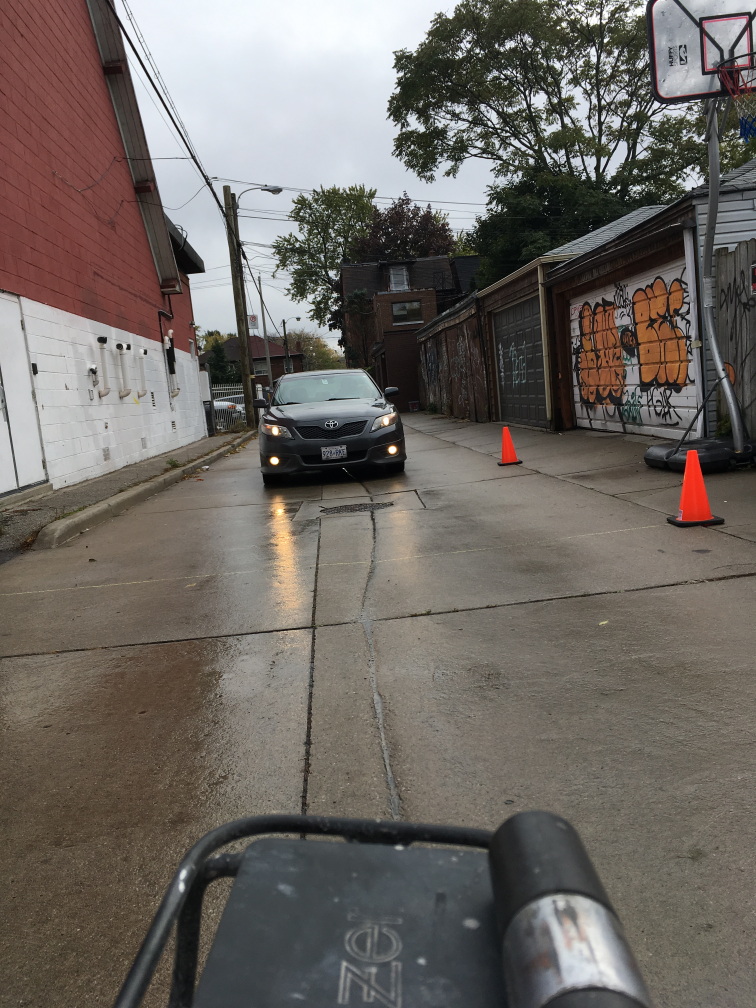
#> input picture CMS/New/video/iPhone SE_ Rear Facing Camera [28-Oct-2018]/10_Portrait.JPG, 3024 x 4032 px, given in place of Trimmed.mov, which was not available (shown at 1/4 size)
$ python custom.py
#> lines starting #> are read from the running program, lines starting #| are printed output that depends on the picture; pictures that were not available may be replaced by others from this repository, and a replacement may not be noted
### CMS/New/crop_video.py
def crop(video, desired_w, desired_h):
    if (video.get(3) < desired_w and video.get(4) < desired_h):
        new_w_start = 0
        new_w_end = int(video.get(3))
        new_h_start = 0
        new_h_end = int(video.get(4))

    elif (video.get(3) < desired_w):
        new_h_start = int((video.get(4) - desired_h) / 2)
        new_h_end = int(video.get(4) - new_h_start)
        new_w_start = 0
        new_w_end = int(video.get(3))

    elif (video.get(4) < desired_h):
        new_h_start = 0
        new_h_end = int(video.get(4))
        new_w_start = int((video.get(3) - desired_w) / 2)
        new_w_end = int(video.get(3) - new_w_start)

    else:
        new_w_start = int((video.get(3) - desired_w) / 2)
        new_w_end = int(video.get(3) - new_w_start)
        new_h_start = int((video.get(4) - desired_h) / 2)
        new_h_end = int(video.get(4) - new_h_start)

    return new_w_start, new_w_end, new_h_start, new_h_end

### CMS/New/custom.py
import math as m
import statistics as st
import time

import cv2
import matplotlib.pyplot as plt
import numpy as np

# import customs scripts
from crop_video import crop

carCascade = cv2.CascadeClassifier('myhaar.xml')
# video = cv2.VideoCapture('video//SpeedTest_Landscape.MOV')
# video = cv2.VideoCapture('video//prvi.mkv')
video = cv2.VideoCapture('video//Trimmed.mov')

# video = cv2.VideoCapture('video//Sedan_downhill.MOV')
# video = cv2.VideoCapture('video//Truck_stopsign.MOV')

# calculate momentary time to collision
def momentary_ttc(w1, w2, time):
    ttc = time / ((w2 / w1) - 1)
    return ttc


# calculate acceleration adjusted time to collision
# def accel_ttc():

# detect vehicles using Haar cascade classifier
def detect_vehicles(grey_img, scaleFactor, minNeighbors):
    # detectMultiScale(image[, scaleFactor[, minNeighbors[, flags[, minSize[, maxSize]]]]])
    detected_vehicles = carCascade.detectMultiScale(grey_img, scaleFactor, minNeighbors)

    return detected_vehicles

print(video.get(5))
# def tracker():

def read_video():
    red = (0, 0, 255)
    blue = (255, 0, 0)
    green = (0, 255, 0)

    currentCarID = 0

    carTracker = {}
    width1 = {}
    width2 = {}
    time1 = {}
    time2 = {}
    tm = {}

    desired_w = 800
    desired_h = 700

    new_w_start, new_w_end, new_h_start, new_h_end = crop(video, desired_w, desired_h)

    tmp = 10
    frameCounter = 0
    # read video
    while True:
        rc, image = video.read()
#> image is the input picture: shape (4032, 3024, 3); mean B, G, R 98.4, 103.6, 109.7
        if type(image) == type(None):
            break

        # crop image
        cropped = image[new_h_start:new_h_end, new_w_start:new_w_end]
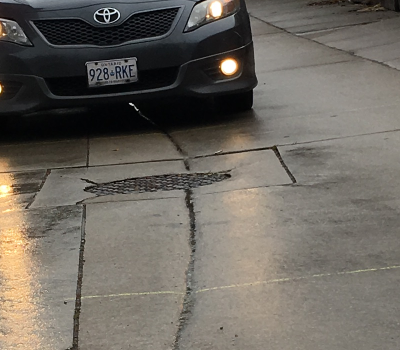
#> cropped: shape (700, 800, 3) (shown at 1/2 size); mean B, G, R 96.1, 103.8, 109

        # convert to grey scale image
        grey = cv2.cvtColor(cropped, cv2.COLOR_BGR2GRAY)
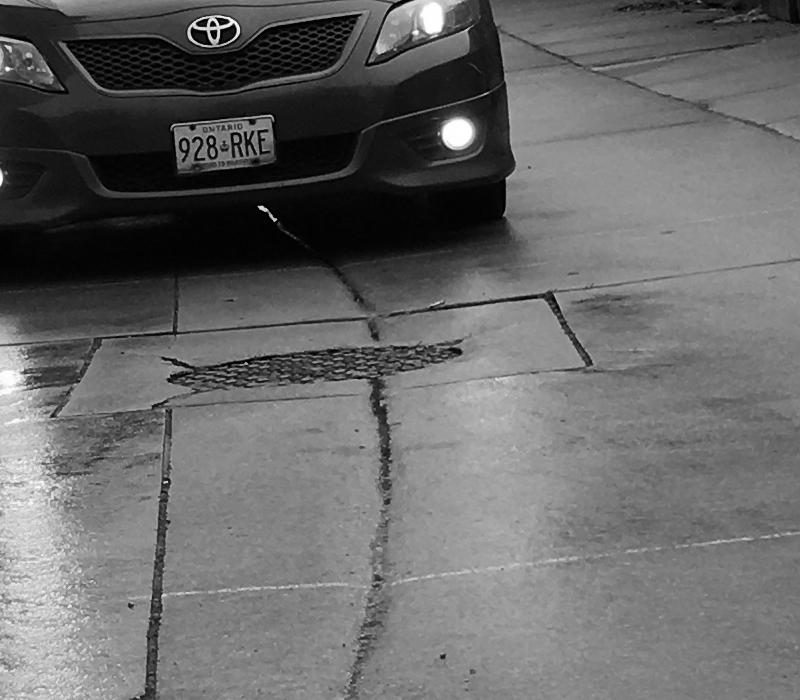
#> grey: shape (700, 800); min 0, max 255, mean 104.5

        # detect vehicles every x frame as defined by me
        if (frameCounter % tmp == 0):
            cars = detect_vehicles(grey, 1.25, 15)
#> in detect_vehicles, `detected_vehicles = carCascade.detectMultiScale(grey_img, scaleFactor,..`: detected_vehicles = ()
#> cars = ()
            #
            for (_x, _y, _w, _h) in cars:
                x_obj = int(_x)
                y_obj = int(_y)
                w_obj = int(_w)
                h_obj = int(_h)
                cv2.rectangle(cropped, (x_obj, y_obj), (x_obj + w_obj, y_obj + h_obj), green, 2)
                # print("detected car {}".format((_x, _y, _w, _h)))

                delta_x_obj = x_obj + 0.5 * w_obj
                delta_y_obj = y_obj + 0.5 * h_obj

                matchCarID = None

                # iterate through trackers
                for tracked_id in carTracker:
                    trackedPosition = carTracker[tracked_id].update(cropped)

                    x_t, y_t, w_t, h_t = trackedPosition[1]

                    delta_x_t = x_t + 0.5 * w_t
                    delta_y_t = y_t + 0.5 * h_t
                    # print("tracked car {}".format(trackedPosition[1]))
                    # if condition is true, detected object already have tracker
                    if ((x_t <= delta_x_obj <= (x_t + w_t)) and
                            (y_t <= delta_y_obj <= (y_t + h_t)) and
                            (x_obj <= delta_x_t <= (x_obj + w_obj)) and
                            (y_obj <= delta_y_t <= (y_obj + h_obj))):
                        matchCarID = tracked_id

                if (matchCarID) is None:
                    bbox = (x_obj, y_obj, w_obj, h_obj)
                    if ((bbox[0] + bbox[2] < (desired_w / 2)) and
                            (bbox[1] < (desired_h / 4))):  # and bbox[0] > 70:
                        tracker = cv2.TrackerMedianFlow_create()
                        tracker.init(cropped, bbox)
                        carTracker[currentCarID] = tracker
                        # previous_location[currentCarID] = bbox

                        # width1[currentCarID] = bbox[2]
                        width1[currentCarID] = w_obj
                        # get time at which car is being tracked
                        # time1[currentCarID] = time.time()
                        #time1[currentCarID] = frameCounter / video.get(5)
                        time1[currentCarID] = frameCounter
                        currentCarID = currentCarID + 1

                        # print("Added tracker {}".format(bbox))
                        cv2.rectangle(cropped, (bbox[0], bbox[1]), (bbox[0] + bbox[2], bbox[1] + bbox[3]), red, 2)
#> this loop made 0 passes
#> after the loop, carTracker = 0 items; currentCarID = 0; time1 = 0 items; width1 = 0 items

        if (frameCounter % 5 == 0):
            for tracked_id in carTracker:
                trackedPosition = carTracker[tracked_id].update(cropped)

                x_t, y_t, w_t, h_t = trackedPosition[1]

                width2[tracked_id] = w_t
                # time2[tracked_id] = time.time()
                #time2[tracked_id] = frameCounter / video.get(5)
                time2[tracked_id] = frameCounter

                # print(time2[tracked_id])
                # print(time1[tracked_id])
                # print(video.get(5))

                delta_t = (time2[tracked_id] - time1[tracked_id]) / video.get(5) # / video.get(5)

                # [6 lines of commented-out code are left out]
                t = 'unknown'
                if (width1[tracked_id] < width2[tracked_id] and width2[tracked_id] != 0 and width1[tracked_id] != 0):
                    t_float = momentary_ttc(width1[tracked_id], width2[tracked_id], delta_t)
                    t = int(t_float)
                    print(t_float)
                    # print(t)
                    #print("TTC for {_id} is {time}".format(_id=tracked_id,
                                                           #time=t))

                width1[tracked_id] = width2[tracked_id]
                time1[tracked_id] = time2[tracked_id]
                cv2.putText(cropped, 'TTC: ' + str(t) + ' s.', (20, 40),
                            cv2.FONT_HERSHEY_SIMPLEX, 0.75, (0, 0, 255), 3)
#> after the loop, time2 = 0 items; width2 = 0 items
        frameCounter = frameCounter + 1
        # wait for esc to terminate
        if cv2.waitKey(33) == 27:
#> (key Esc is pressed here)
            break
        cv2.imshow('image', cropped)

    # close all open
    cv2.destroyAllWindows()


read_video()

$ run again, on CMS/New/video/iPhone SE_ Rear Facing Camera [28-Oct-2018]/15m_Landscape.JPG
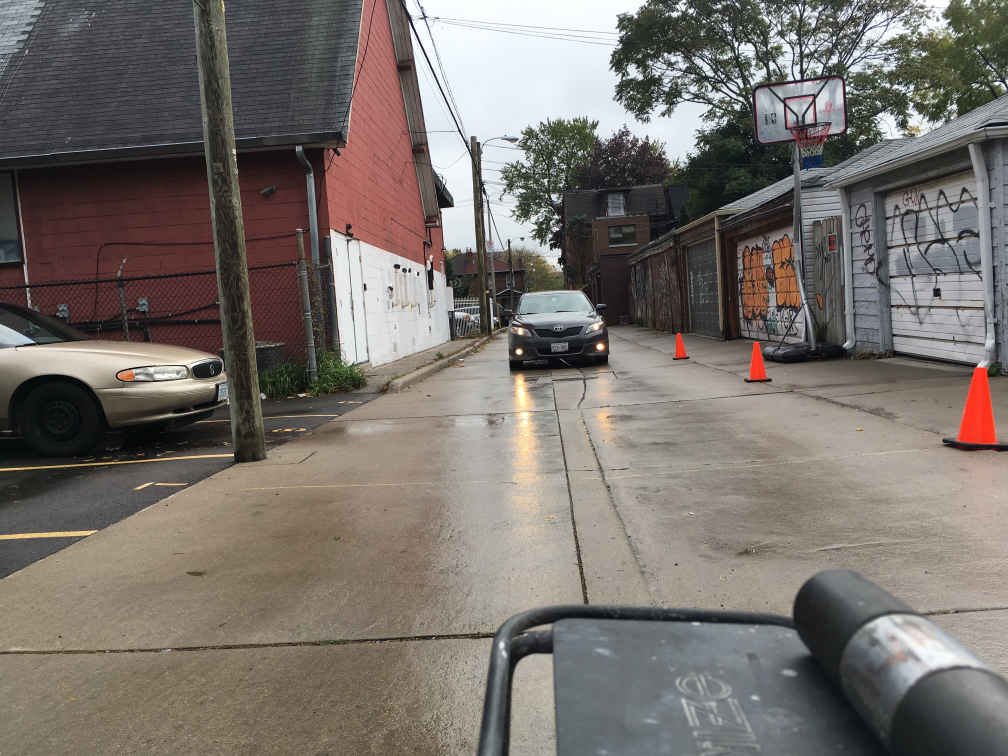
#> input picture CMS/New/video/iPhone SE_ Rear Facing Camera [28-Oct-2018]/15m_Landscape.JPG, 4032 x 3024 px, given in place of Trimmed.mov, which was not available (shown at 1/4 size)
#> in read_video, image is the input picture: shape (3024, 4032, 3); mean B, G, R 107.8, 113.3, 120
#> in read_video, `cropped = image[new_h_start:new_h_end, new_w_start:new_w_end]`:
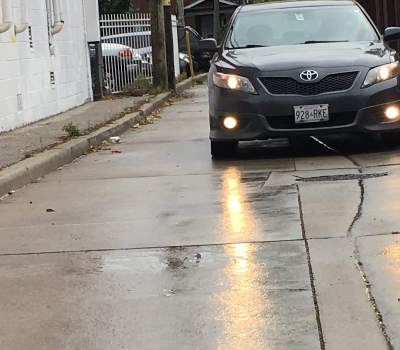
#> cropped: shape (700, 800, 3) (shown at 1/2 size); mean B, G, R 135.6, 143, 147.9
#> in read_video, `grey = cv2.cvtColor(cropped, cv2.COLOR_BGR2GRAY)`:
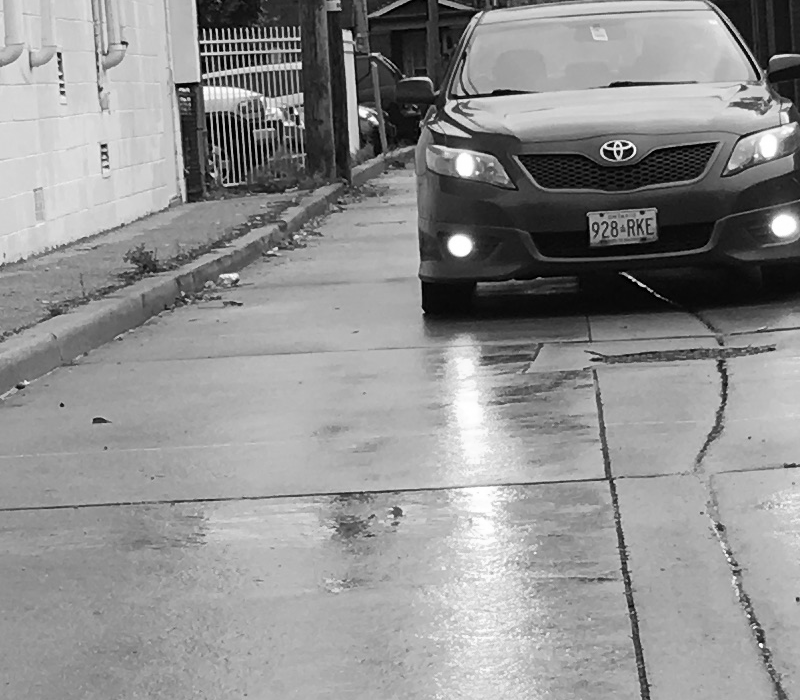
#> grey: shape (700, 800); min 0, max 255, mean 143.7
#> detected_vehicles = ()
#> after the loop in read_video, `for (_x, _y, _w, _h) in cars:`: carTracker = 0 items; currentCarID = 0; time1 = 0 items
